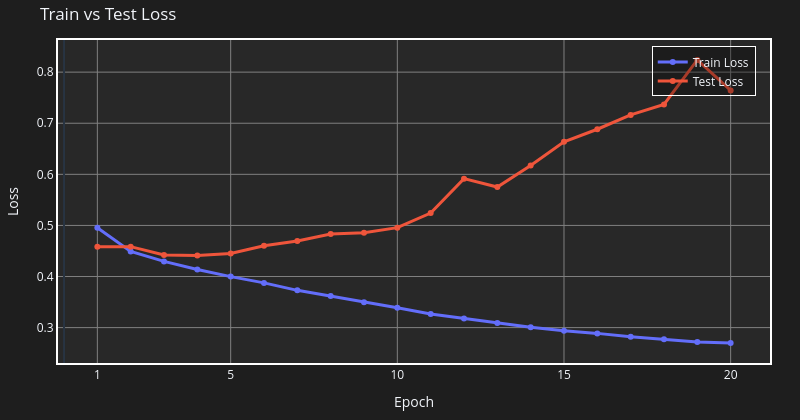
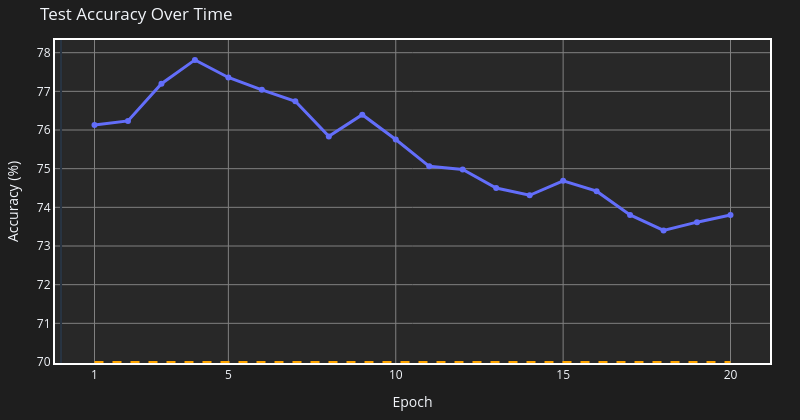

These figures' notebook cell, in order:
### Markdown cell above
##### Plot the resulting train and test losses.

### Code cell
from evaluation import plot_training_results

# Generate plots
plot_training_results(train_losses, test_losses, accuracies, EPOCHS)

### Figure 1 — Plotly figure (JSON) as saved in the notebook; plotly's stock layout.template omitted (floating-point values rounded to 4 significant figures)
{"data": [{"hoverinfo": "text", "hovertext": ["Epoch 1: 0.4955", "Epoch 2: 0.4492", "Epoch 3: 0.4296", "Epoch 4: 0.4137", "Epoch 5: 0.3998", "Epoch 6: 0.3875", "Epoch 7: 0.3729", "Epoch 8: 0.3621", "Epoch 9: 0.3499", "Epoch 10: 0.3389", "Epoch 11: 0.3268", "Epoch 12: 0.3178", "Epoch 13: 0.3089", "Epoch 14: 0.3008", "Epoch 15: 0.2937", "Epoch 16: 0.2887", "Epoch 17: 0.2822", "Epoch 18: 0.2772", "Epoch 19: 0.2717", "Epoch 20: 0.2697"], "line": {"width": 3}, "mode": "lines+markers", "name": "Train Loss", "type": "scatter", "x": [1, 2, 3, 4, 5, 6, 7, 8, 9, 10, 11, 12, 13, 14, 15, 16, 17, 18, 19, 20], "y": [0.4955, 0.4492, 0.4296, 0.4137, 0.3998, 0.3875, 0.3729, 0.3621, 0.3499, 0.3389, 0.3268, 0.3178, 0.3089, 0.3008, 0.2937, 0.2887, 0.2822, 0.2772, 0.2717, 0.2697]}, {"hoverinfo": "text", "hovertext": ["Epoch 1: 0.4585", "Epoch 2: 0.4585", "Epoch 3: 0.4422", "Epoch 4: 0.4414", "Epoch 5: 0.4450", "Epoch 6: 0.4603", "Epoch 7: 0.4697", "Epoch 8: 0.4830", "Epoch 9: 0.4856", "Epoch 10: 0.4956", "Epoch 11: 0.5243", "Epoch 12: 0.5916", "Epoch 13: 0.5751", "Epoch 14: 0.6172", "Epoch 15: 0.6636", "Epoch 16: 0.6882", "Epoch 17: 0.7163", "Epoch 18: 0.7367", "Epoch 19: 0.8240", "Epoch 20: 0.7643"], "line": {"width": 3}, "mode": "lines+markers", "name": "Test Loss", "type": "scatter", "x": [1, 2, 3, 4, 5, 6, 7, 8, 9, 10, 11, 12, 13, 14, 15, 16, 17, 18, 19, 20], "y": [0.4585, 0.4585, 0.4422, 0.4414, 0.445, 0.4603, 0.4697, 0.483, 0.4856, 0.4956, 0.5243, 0.5916, 0.5751, 0.6172, 0.6636, 0.6882, 0.7163, 0.7367, 0.824, 0.7643]}], "layout": {"height": 420, "legend": {"bgcolor": "rgba(0,0,0,0.3)", "bordercolor": "white", "borderwidth": 1, "x": 0.98, "xanchor": "right", "y": 0.98, "yanchor": "top"}, "margin": {"b": 40, "l": 40, "r": 30, "t": 40}, "paper_bgcolor": "rgba(30, 30, 30, 1)", "plot_bgcolor": "rgba(40, 40, 40, 1)", "title": {"text": "Train vs Test Loss"}, "width": 800, "xaxis": {"gridcolor": "gray", "gridwidth": 1, "linecolor": "white", "linewidth": 2, "mirror": true, "showgrid": true, "tickmode": "array", "tickvals": [1, 5, 10, 15, 20], "title": {"text": "Epoch"}, "zeroline": true, "zerolinewidth": 2}, "yaxis": {"gridcolor": "gray", "gridwidth": 1, "linecolor": "white", "linewidth": 2, "mirror": true, "showgrid": true, "title": {"text": "Loss"}, "zeroline": true, "zerolinewidth": 2}}}

### Figure 2 — Plotly figure (JSON) as saved in the notebook; plotly's stock layout.template omitted (floating-point values rounded to 4 significant figures)
{"data": [{"hoverinfo": "text", "hovertext": ["Epoch 1: 76.13%", "Epoch 2: 76.24%", "Epoch 3: 77.20%", "Epoch 4: 77.81%", "Epoch 5: 77.36%", "Epoch 6: 77.04%", "Epoch 7: 76.74%", "Epoch 8: 75.84%", "Epoch 9: 76.40%", "Epoch 10: 75.76%", "Epoch 11: 75.06%", "Epoch 12: 74.98%", "Epoch 13: 74.50%", "Epoch 14: 74.31%", "Epoch 15: 74.69%", "Epoch 16: 74.42%", "Epoch 17: 73.80%", "Epoch 18: 73.40%", "Epoch 19: 73.62%", "Epoch 20: 73.80%"], "line": {"width": 3}, "mode": "lines+markers", "name": "Test Accuracy", "type": "scatter", "x": [1, 2, 3, 4, 5, 6, 7, 8, 9, 10, 11, 12, 13, 14, 15, 16, 17, 18, 19, 20], "y": [76.13, 76.24, 77.2, 77.81, 77.36, 77.04, 76.74, 75.84, 76.4, 75.76, 75.06, 74.98, 74.5, 74.31, 74.69, 74.42, 73.8, 73.4, 73.62, 73.8]}], "layout": {"height": 420, "legend": {"bgcolor": "rgba(0,0,0,0.3)", "bordercolor": "white", "borderwidth": 1, "x": 0.98, "xanchor": "right", "y": 0.98, "yanchor": "top"}, "margin": {"b": 40, "l": 40, "r": 30, "t": 40}, "paper_bgcolor": "rgba(30, 30, 30, 1)", "plot_bgcolor": "rgba(40, 40, 40, 1)", "shapes": [{"line": {"color": "orange", "dash": "dash", "width": 2}, "type": "line", "x0": 1, "x1": 20, "y0": 70, "y1": 70}], "title": {"text": "Test Accuracy Over Time"}, "width": 800, "xaxis": {"gridcolor": "gray", "gridwidth": 1, "linecolor": "white", "linewidth": 2, "mirror": true, "showgrid": true, "tickmode": "array", "tickvals": [1, 5, 10, 15, 20], "title": {"text": "Epoch"}, "zeroline": true, "zerolinewidth": 2}, "yaxis": {"gridcolor": "gray", "gridwidth": 1, "linecolor": "white", "linewidth": 2, "mirror": true, "showgrid": true, "title": {"text": "Accuracy (%)"}, "zeroline": true, "zerolinewidth": 2}}}
